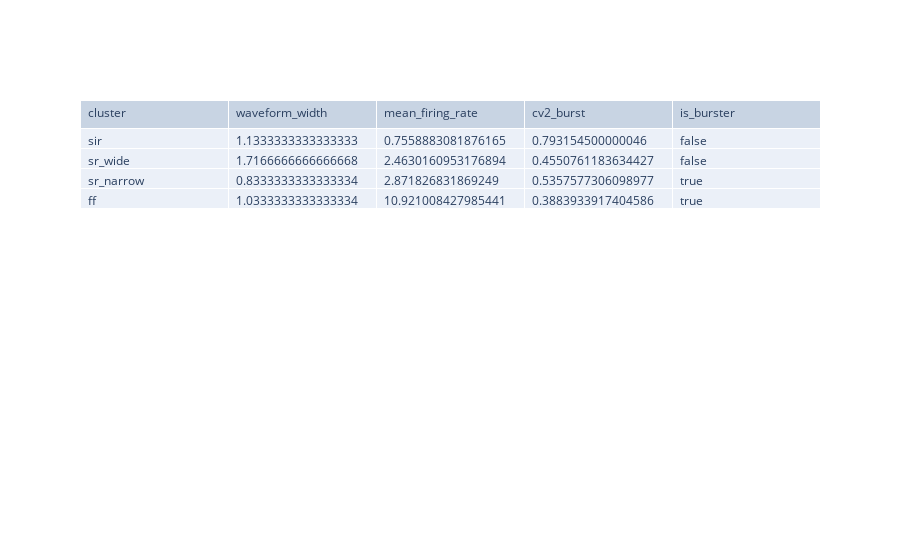

Write notebook code for a chart like this one.
### Code cell
mapper = {0: "sir", 1: "sr_wide", 2: "sr_narrow", 3: "ff"}


results["burst_4"] = waveform_burst_cluster_proto(neurons, n_clusters=4, gamma=1, mapper=mapper).clusters

### Figure 1 — Plotly figure (JSON) as saved in the notebook; plotly's stock layout.template omitted (floating-point values rounded to 4 significant figures)
{"data": [{"cells": {"align": "left", "values": [["sir", "sr_wide", "sr_narrow", "ff"], [1.133, 1.717, 0.8333, 1.033], [0.7559, 2.463, 2.872, 10.92], [0.7932, 0.4551, 0.5358, 0.3884], [false, false, true, true]]}, "header": {"align": "left", "values": ["cluster", "waveform_width", "mean_firing_rate", "cv2_burst", "is_burster"]}, "type": "table"}], "layout": {}}
